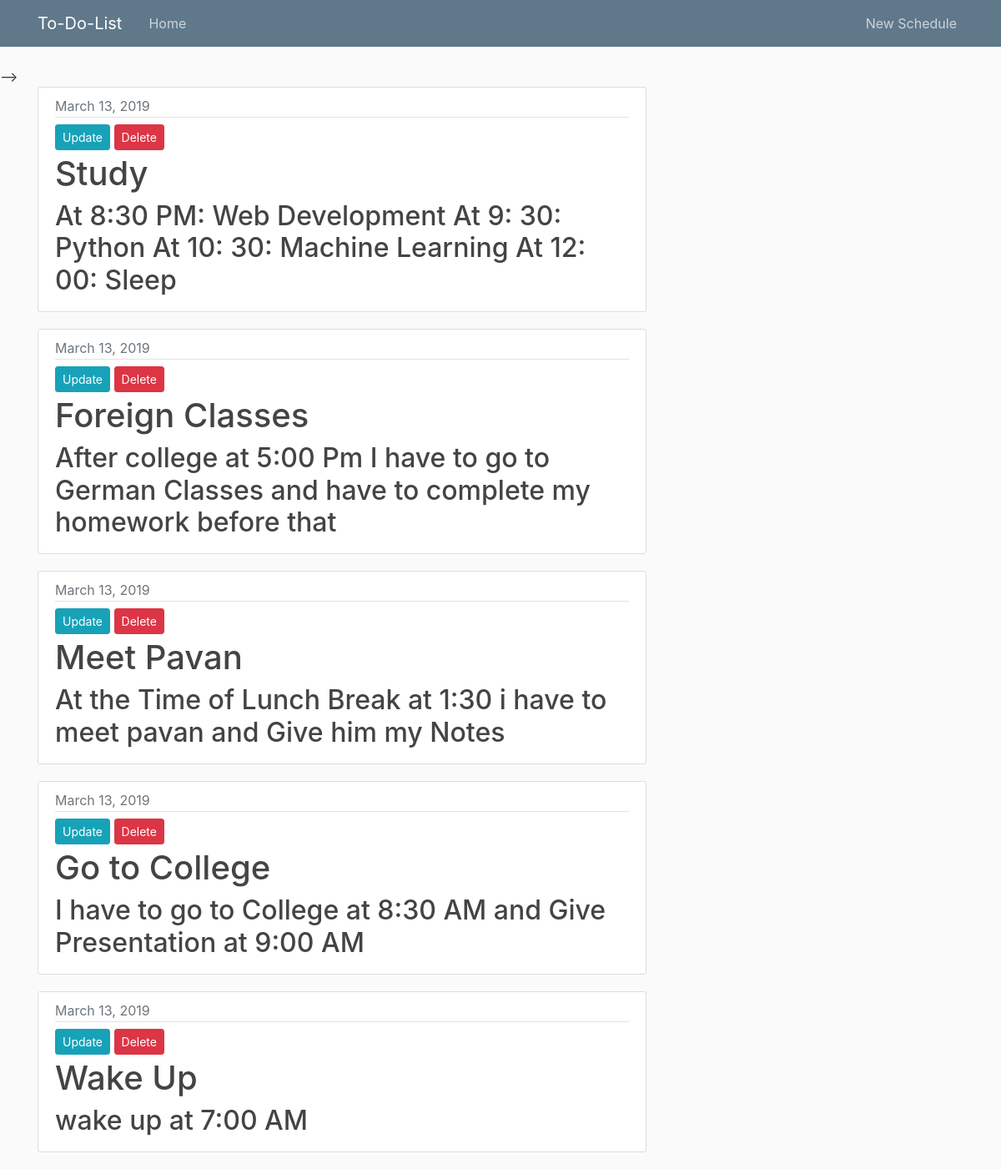
The page / on the database its author committed.
### blog/models.py (models this page shows, shortened)
class Post(models.Model):
    title = models.CharField(max_length=100)
    content = models.TextField()
    date_posted = models.DateTimeField(default=timezone.now)

### blog/views.py (the view)
# urls.py: path('', PostListView.as_view(), name='blog-home' ),
class PostListView( ListView ):
    model = Post
    template_name = 'blog/home.html'
    context_object_name = 'posts'
    ordering = ['-date_posted']
    paginate_by = 7

### blog/Templates/blog/Home.html (shortened to what this page needs)
{% extends "blog/base.html" %} {% block content %} {% for post in posts %}
<article class="media content-section">
    <div class="media-body">
        <div class="article-metadata">
            <large class="text-muted">{{ post.date_posted|date:"F d, Y"}}</large>
        </div>
        <div>
            <a class="btn btn-info btn-sm mt-1 mb-1" href="{% url 'post-update' post.id %}"> Update </a>
            <a class="btn btn-danger btn-sm mt-1 mb-1" href="{% url 'post-delete' post.id %}"> Delete    </a>
        </div>
        <h1> <a class="article-title" ">{{ post.title }}</a></h1>
        <h2> <a class="article-title " ">{{ post.content }}</a>
            </h2>
    </div>
</article>
{% endfor %}  {% endblock content %}

### blog/Templates/blog/base.html (shortened to what this page needs)
{% load static %}
<!DOCTYPE html>
<html>
<head>
    <link rel="stylesheet" href="https://maxcdn.bootstrapcdn.com/bootstrap/4.0.0/css/bootstrap.min.css">
    <link rel="stylesheet" type="text/css" href="{% static 'blog/main.css' %}">
    <link rel="stylesheet" type="text/css" href="/static/style.css">
</head>
<body>
    <header class="site-header">
        <nav class="navbar navbar-expand-md navbar-dark bg-steel fixed-top">
            <div class="container">
                <a class="navbar-brand mr-4" href="{% url 'blog-home' %}"> To-Do-List </a>
                <div class="collapse navbar-collapse" id="navbarToggle">
                    <div class="navbar-nav mr-auto">
                        <a class="nav-item nav-link" href="{% url 'blog-home' %}">Home</a>
                    </div>
                    <div class="navbar-nav">
                        <a class="nav-item nav-link" href="{% url 'post-create' %}">New Schedule</a>
                    </div>
                </div>
            </div>
        </nav>
    </header>
    <main role="main" class="container">
        <div class="row">
            <div class="col-md-8">
                 {% block content %}{% endblock %}
            </div>
        </div>
    </main>
</body>
</html>

### blog/Static/blog/main.css (style rules this page uses)
body { background: #fafafa; color: #333333; margin-top: 5rem; }
h1, h2, h3, h4, h5, h6 { color: #444444; }
.bg-steel { background-color: #5f788a; }
.site-header .navbar-nav .nav-link { color: #cbd5db; }
.content-section { background: #ffffff; padding: 10px 20px; border: 1px solid #dddddd; border-radius: 3px; margin-bottom: 20px; }
.article-title { color: #444444; }
.article-metadata { padding-bottom: 1px; margin-bottom: 4px; border-bottom: 1px solid #e3e3e3 }

### assets/style.css (style rules this page uses)
body { background-image: url(/static/b.jpg); }

### rows shown on the page
Post: date_posted "March 13, 2019", title "Study", content "At 8:30 PM: Web Development At 9: 30: Python At 10: 30: Machine Learning At 12: 00: Sleep"
Post: date_posted "March 13, 2019", title "Foreign Classes", content "After college at 5:00 Pm I have to go to German Classes and have to complete my homework before that"
Post: date_posted "March 13, 2019", title "Meet Pavan", content "At the Time of Lunch Break at 1:30 i have to meet pavan and Give him my Notes"
Post: date_posted "March 13, 2019", title "Go to College", content "I have to go to College at 8:30 AM and Give Presentation at 9:00 AM"
Post: date_posted "March 13, 2019", title "Wake Up", content "wake up at 7:00 AM"
